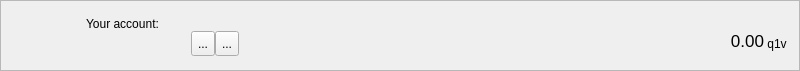
<?xml version="1.0" encoding="UTF-8"?>
<ui version="4.0">
 <class>AccountFrame</class>
 <widget class="QFrame" name="AccountFrame">
  <property name="geometry">
   <rect>
    <x>0</x>
    <y>0</y>
    <width>800</width>
    <height>71</height>
   </rect>
  </property>
  <property name="minimumSize">
   <size>
    <width>0</width>
    <height>70</height>
   </size>
  </property>
  <property name="maximumSize">
   <size>
    <width>16777215</width>
    <height>71</height>
   </size>
  </property>
  <property name="windowTitle">
   <string>Frame</string>
  </property>
  <property name="frameShape">
   <enum>QFrame::StyledPanel</enum>
  </property>
  <property name="frameShadow">
   <enum>QFrame::Plain</enum>
  </property>
  <layout class="QHBoxLayout" name="horizontalLayout_3">
   <property name="spacing">
    <number>0</number>
   </property>
   <property name="leftMargin">
    <number>5</number>
   </property>
   <property name="topMargin">
    <number>0</number>
   </property>
   <property name="rightMargin">
    <number>5</number>
   </property>
   <property name="bottomMargin">
    <number>0</number>
   </property>
   <item>
    <widget class="QLabel" name="label_3">
     <property name="minimumSize">
      <size>
       <width>70</width>
       <height>70</height>
      </size>
     </property>
     <property name="maximumSize">
      <size>
       <width>70</width>
       <height>70</height>
      </size>
     </property>
     <property name="text">
      <string/>
     </property>
     <property name="pixmap">
      <pixmap>:/images/logo1.png</pixmap>
     </property>
    </widget>
   </item>
   <item>
    <spacer name="horizontalSpacer_3">
     <property name="orientation">
      <enum>Qt::Horizontal</enum>
     </property>
     <property name="sizeType">
      <enum>QSizePolicy::Fixed</enum>
     </property>
     <property name="sizeHint" stdset="0">
      <size>
       <width>10</width>
       <height>20</height>
      </size>
     </property>
    </spacer>
   </item>
   <item>
    <layout class="QVBoxLayout" name="verticalLayout_3">
     <property name="spacing">
      <number>1</number>
     </property>
     <property name="leftMargin">
      <number>0</number>
     </property>
     <property name="rightMargin">
      <number>0</number>
     </property>
     <item>
      <spacer name="verticalSpacer">
       <property name="orientation">
        <enum>Qt::Vertical</enum>
       </property>
       <property name="sizeType">
        <enum>QSizePolicy::Fixed</enum>
       </property>
       <property name="sizeHint" stdset="0">
        <size>
         <width>20</width>
         <height>10</height>
        </size>
       </property>
      </spacer>
     </item>
     <item>
      <widget class="QLabel" name="label">
       <property name="minimumSize">
        <size>
         <width>0</width>
         <height>20</height>
        </size>
       </property>
       <property name="maximumSize">
        <size>
         <width>16777215</width>
         <height>20</height>
        </size>
       </property>
       <property name="text">
        <string>Your account:</string>
       </property>
       <property name="alignment">
        <set>Qt::AlignBottom|Qt::AlignLeading|Qt::AlignLeft</set>
       </property>
       <property name="margin">
        <number>0</number>
       </property>
       <property name="indent">
        <number>0</number>
       </property>
      </widget>
     </item>
     <item>
      <layout class="QHBoxLayout" name="horizontalLayout">
       <property name="spacing">
        <number>0</number>
       </property>
       <property name="bottomMargin">
        <number>0</number>
       </property>
       <item>
        <widget class="QLabel" name="m_addressLabel">
         <property name="sizePolicy">
          <sizepolicy hsizetype="Minimum" vsizetype="Preferred">
           <horstretch>0</horstretch>
           <verstretch>0</verstretch>
          </sizepolicy>
         </property>
         <property name="minimumSize">
          <size>
           <width>100</width>
           <height>22</height>
          </size>
         </property>
         <property name="maximumSize">
          <size>
           <width>16777215</width>
           <height>22</height>
          </size>
         </property>
         <property name="baseSize">
          <size>
           <width>0</width>
           <height>22</height>
          </size>
         </property>
         <property name="cursor">
          <cursorShape>IBeamCursor</cursorShape>
         </property>
         <property name="toolTip">
          <string>Your receiving address</string>
         </property>
         <property name="whatsThis">
          <string>This is your account address</string>
         </property>
         <property name="text">
          <string/>
         </property>
         <property name="alignment">
          <set>Qt::AlignBottom|Qt::AlignLeading|Qt::AlignLeft</set>
         </property>
         <property name="textInteractionFlags">
          <set>Qt::TextSelectableByKeyboard|Qt::TextSelectableByMouse</set>
         </property>
        </widget>
       </item>
       <item>
        <spacer name="horizontalSpacer_2">
         <property name="orientation">
          <enum>Qt::Horizontal</enum>
         </property>
         <property name="sizeType">
          <enum>QSizePolicy::Fixed</enum>
         </property>
         <property name="sizeHint" stdset="0">
          <size>
           <width>5</width>
           <height>25</height>
          </size>
         </property>
        </spacer>
       </item>
       <item>
        <widget class="QToolButton" name="m_copyButton">
         <property name="minimumSize">
          <size>
           <width>0</width>
           <height>25</height>
          </size>
         </property>
         <property name="toolTip">
          <string>Copy address</string>
         </property>
         <property name="statusTip">
          <string/>
         </property>
         <property name="whatsThis">
          <string/>
         </property>
         <property name="text">
          <string>...</string>
         </property>
         <property name="icon">
          <iconset>
           <normaloff>:/icons/copy</normaloff>:/icons/copy</iconset>
         </property>
        </widget>
       </item>
       <item>
        <widget class="QToolButton" name="m_qrButton">
         <property name="minimumSize">
          <size>
           <width>0</width>
           <height>25</height>
          </size>
         </property>
         <property name="toolTip">
          <string>Show QR code</string>
         </property>
         <property name="statusTip">
          <string/>
         </property>
         <property name="text">
          <string>...</string>
         </property>
         <property name="icon">
          <iconset>
           <normaloff>:/icons/qrcode</normaloff>:/icons/qrcode</iconset>
         </property>
        </widget>
       </item>
       <item>
        <spacer name="horizontalSpacer">
         <property name="orientation">
          <enum>Qt::Horizontal</enum>
         </property>
         <property name="sizeHint" stdset="0">
          <size>
           <width>0</width>
           <height>25</height>
          </size>
         </property>
        </spacer>
       </item>
       <item>
        <widget class="QLabel" name="totalBalance">
         <property name="sizePolicy">
          <sizepolicy hsizetype="Preferred" vsizetype="Preferred">
           <horstretch>0</horstretch>
           <verstretch>0</verstretch>
          </sizepolicy>
         </property>
         <property name="maximumSize">
          <size>
           <width>16777215</width>
           <height>24</height>
          </size>
         </property>
         <property name="font">
          <font>
           <pointsize>13</pointsize>
           <weight>50</weight>
           <bold>false</bold>
          </font>
         </property>
         <property name="toolTip">
          <string>Total balance</string>
         </property>
         <property name="statusTip">
          <string>Total balance</string>
         </property>
         <property name="text">
          <string>0.00</string>
         </property>
         <property name="alignment">
          <set>Qt::AlignBottom|Qt::AlignRight|Qt::AlignTrailing</set>
         </property>
         <property name="margin">
          <number>0</number>
         </property>
         <property name="textInteractionFlags">
          <set>Qt::TextSelectableByMouse</set>
         </property>
        </widget>
       </item>
       <item>
        <widget class="QLabel" name="label_2">
         <property name="sizePolicy">
          <sizepolicy hsizetype="Preferred" vsizetype="Fixed">
           <horstretch>0</horstretch>
           <verstretch>0</verstretch>
          </sizepolicy>
         </property>
         <property name="minimumSize">
          <size>
           <width>30</width>
           <height>20</height>
          </size>
         </property>
         <property name="maximumSize">
          <size>
           <width>16777215</width>
           <height>20</height>
          </size>
         </property>
         <property name="baseSize">
          <size>
           <width>-1</width>
           <height>20</height>
          </size>
         </property>
         <property name="text">
          <string> q1v</string>
         </property>
         <property name="alignment">
          <set>Qt::AlignBottom|Qt::AlignLeading|Qt::AlignLeft</set>
         </property>
         <property name="margin">
          <number>0</number>
         </property>
        </widget>
       </item>
      </layout>
     </item>
     <item>
      <widget class="QLabel" name="addressStatusLabel">
       <property name="minimumSize">
        <size>
         <width>0</width>
         <height>20</height>
        </size>
       </property>
       <property name="maximumSize">
        <size>
         <width>16777215</width>
         <height>20</height>
        </size>
       </property>
       <property name="text">
        <string/>
       </property>
       <property name="alignment">
        <set>Qt::AlignLeading|Qt::AlignLeft|Qt::AlignTop</set>
       </property>
       <property name="margin">
        <number>0</number>
       </property>
       <property name="indent">
        <number>0</number>
       </property>
      </widget>
     </item>
    </layout>
   </item>
  </layout>
 </widget>
 <resources/>
 <connections>
  <connection>
   <sender>m_qrButton</sender>
   <signal>clicked()</signal>
   <receiver>AccountFrame</receiver>
   <slot>showQR()</slot>
   <hints>
    <hint type="sourcelabel">
     <x>802</x>
     <y>34</y>
    </hint>
    <hint type="destinationlabel">
     <x>494</x>
     <y>35</y>
    </hint>
   </hints>
  </connection>
  <connection>
   <sender>m_copyButton</sender>
   <signal>clicked()</signal>
   <receiver>AccountFrame</receiver>
   <slot>copyAddress()</slot>
   <hints>
    <hint type="sourcelabel">
     <x>818</x>
     <y>26</y>
    </hint>
    <hint type="destinationlabel">
     <x>422</x>
     <y>295</y>
    </hint>
   </hints>
  </connection>
 </connections>
 <slots>
  <slot>copyAddress()</slot>
 </slots>
</ui>
